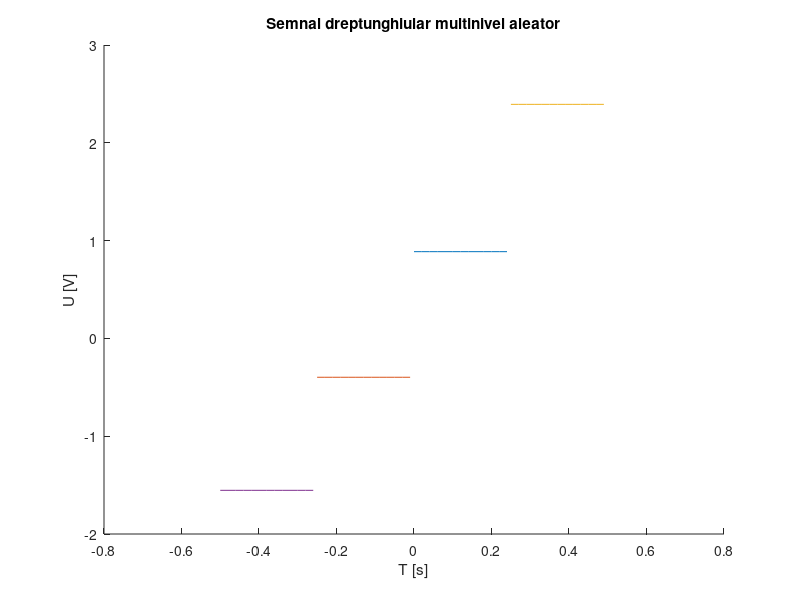

The MATLAB script that drew this image:
hold on; %aceasta functie asigura reprezentarea tuturor semnalelor componente pe aceeasi figura
%rezolutie temporara de 20ms
r1=rand(1);
r2=rand(1);
r3=rand(1);
r4=rand(1);
t=0:.02:0.25;
x1=r1*square(2*pi*4*t,100);%am ales factorul de umplere 100 pentru a pastra un nivel constant
x2=-r2*square(2*pi*4*t,100);
x3=3*r3*square(2*pi*4*t,100);
x4=-3*r4*square(2*pi*4*t,100);
plot(t,x1);
plot(t-0.25,x2);%am deplasat al doilea semnal pentru a-l pozitiona la stanga primului
plot(t+0.25,x3);
plot(t-0.5,x4);
xlabel('T [s]')
ylabel('U [V]')
title('Semnal dreptunghiular multinivel aleator')